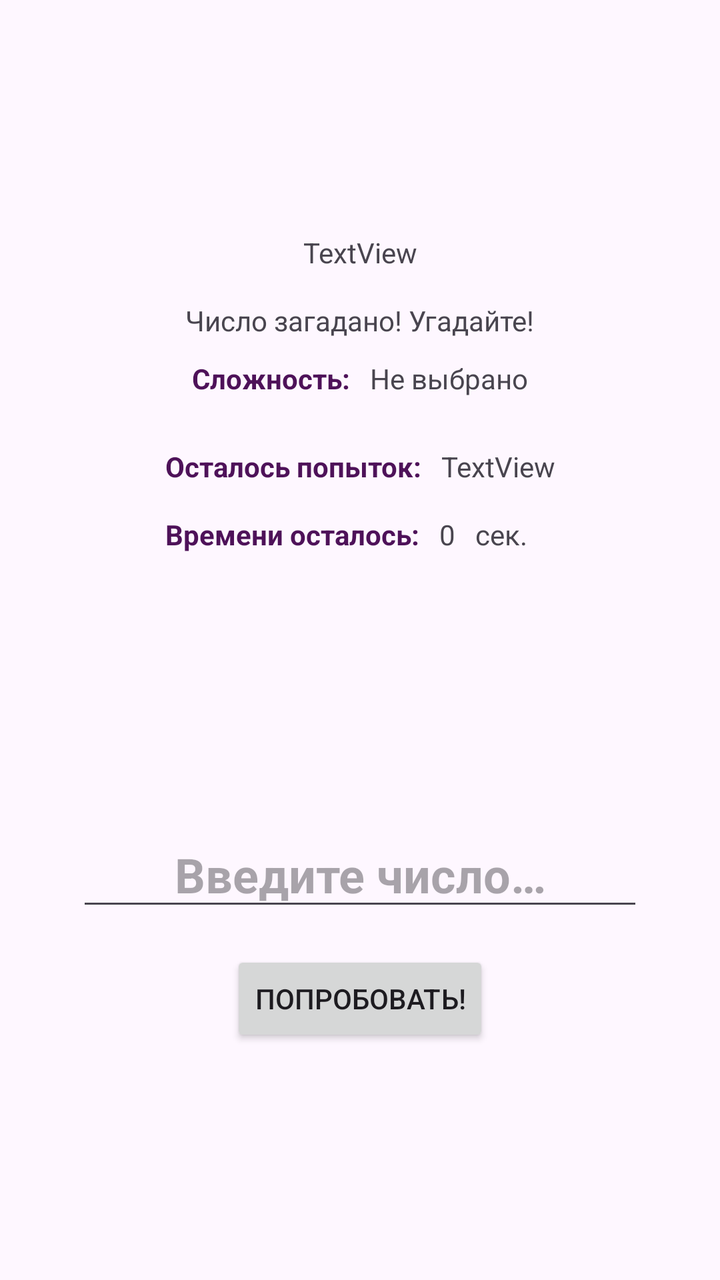
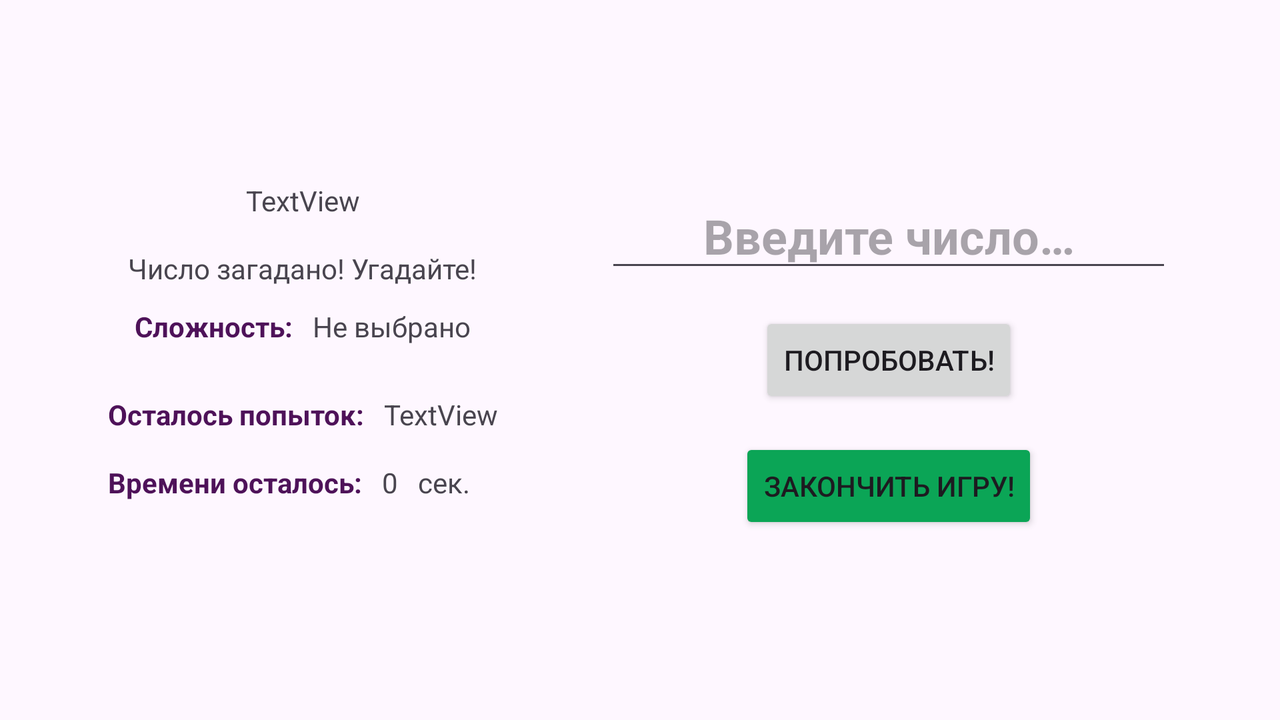

The same Android screen from two of the app's own layout files: first res/layout/ as a phone draws it, then the author's variant for another configuration, drawn on a device whose configuration selects that folder. Both files follow.
<!-- AndroidManifest.xml: application theme Theme.GuessTheNumber -->
<!-- res/layout/activity_play_game.xml -->
<?xml version="1.0" encoding="utf-8"?>
<androidx.constraintlayout.widget.ConstraintLayout xmlns:android="http://schemas.android.com/apk/res/android"
    xmlns:app="http://schemas.android.com/apk/res-auto"
    xmlns:tools="http://schemas.android.com/tools"
    android:layout_width="match_parent"
    android:layout_height="match_parent"
    tools:context=".PlayGame">

    <Button
        android:id="@+id/btnRandom"
        android:layout_width="wrap_content"
        android:layout_height="wrap_content"
        android:onClick="thinkNumber"
        android:text="@string/btnRandom"
        android:visibility="gone"
        app:layout_constraintBottom_toBottomOf="parent"
        app:layout_constraintEnd_toEndOf="parent"
        app:layout_constraintStart_toStartOf="parent"
        tools:visibility="gone" />

    <LinearLayout
        android:id="@+id/lin_input"
        android:layout_width="wrap_content"
        android:layout_height="wrap_content"
        android:gravity="center_horizontal"
        android:orientation="vertical"
        app:layout_constraintBottom_toBottomOf="parent"
        app:layout_constraintEnd_toEndOf="parent"
        app:layout_constraintHorizontal_bias="0.5"
        app:layout_constraintStart_toStartOf="parent"
        app:layout_constraintTop_toBottomOf="@+id/lin_info"
        app:layout_constraintVertical_bias="0.5">

        <EditText
            android:id="@+id/etNumber"
            android:layout_width="wrap_content"
            android:layout_height="48dp"
            android:ems="10"
            android:hint="@string/etHint"
            android:inputType="text"
            android:textAlignment="center"
            android:textSize="24sp"
            android:textStyle="bold" />

        <Button
            android:id="@+id/buttonGuess"
            android:layout_width="wrap_content"
            android:layout_height="wrap_content"
            android:layout_marginTop="15dp"
            android:onClick="tryGuess"
            android:text="@string/btnGuess" />

        <Button
            android:id="@+id/buttonEnd"
            android:layout_width="wrap_content"
            android:layout_height="wrap_content"
            android:layout_marginTop="15dp"
            android:backgroundTint="#9C27B0"
            android:onClick="endTheGame"
            android:text="@string/btnEnd"
            android:visibility="gone"
            tools:visibility="gone" />
    </LinearLayout>

    <LinearLayout
        android:id="@+id/lin_info"
        android:layout_width="wrap_content"
        android:layout_height="wrap_content"
        android:gravity="center_horizontal"
        android:orientation="vertical"
        app:layout_constraintBottom_toTopOf="@+id/lin_input"
        app:layout_constraintEnd_toEndOf="parent"
        app:layout_constraintHorizontal_bias="0.5"
        app:layout_constraintStart_toStartOf="parent"
        app:layout_constraintTop_toTopOf="parent"
        app:layout_constraintVertical_bias="0.5">

        <TextView
            android:id="@+id/welcomeText"
            android:layout_width="match_parent"
            android:layout_height="wrap_content"
            android:layout_marginBottom="15dp"
            android:text="TextView"
            android:textAlignment="center" />

        <TextView
            android:id="@+id/textStatus"
            android:layout_width="wrap_content"
            android:layout_height="wrap_content"
            android:text="@string/guessIt" />

        <LinearLayout
            android:id="@+id/lin_diff"
            android:layout_width="match_parent"
            android:layout_height="wrap_content"
            android:layout_marginTop="10dp"
            android:layout_marginBottom="10dp"
            android:gravity="center_horizontal"
            android:orientation="horizontal">

            <TextView
                android:id="@+id/tvDiffText"
                style="@style/title"
                android:layout_width="wrap_content"
                android:layout_height="wrap_content"
                android:text="@string/difficulty"
                android:textStyle="bold" />

            <TextView
                android:id="@+id/tvDiffValue"
                android:layout_width="wrap_content"
                android:layout_height="wrap_content"
                android:layout_marginLeft="10dp"
                android:text="@string/diff_none" />
        </LinearLayout>

        <LinearLayout
            android:id="@+id/lin_attemptsRemain"
            android:layout_width="wrap_content"
            android:layout_height="wrap_content"
            android:layout_marginTop="15dp"
            android:gravity="center_horizontal"
            android:orientation="horizontal"
            tools:visibility="gone">

            <TextView
                android:id="@+id/attemptsRemainText"
                style="@style/title"
                android:layout_width="wrap_content"
                android:layout_height="wrap_content"
                android:text="@string/attemptsRemain"
                android:textStyle="bold" />

            <TextView
                android:id="@+id/attemptsRemainValue"
                android:layout_width="wrap_content"
                android:layout_height="wrap_content"
                android:layout_marginLeft="10dp"
                android:text="TextView" />
        </LinearLayout>

        <LinearLayout
            android:id="@+id/lin_timeRemain"
            android:layout_width="match_parent"
            android:layout_height="match_parent"
            android:layout_marginTop="15dp"
            android:gravity="center_horizontal"
            android:orientation="horizontal"
            tools:visibility="gone">

            <TextView
                android:id="@+id/timeRemainText"
                style="@style/title"
                android:layout_width="wrap_content"
                android:layout_height="wrap_content"
                android:text="@string/timeRemain"
                android:textStyle="bold" />

            <TextView
                android:id="@+id/timeRemainValue"
                android:layout_width="wrap_content"
                android:layout_height="wrap_content"
                android:layout_marginLeft="10dp"
                android:text="0" />

            <TextView
                android:id="@+id/timeRemainValue2"
                android:layout_width="wrap_content"
                android:layout_height="wrap_content"
                android:layout_marginLeft="10dp"
                android:layout_weight="1"
                android:text="сек." />
        </LinearLayout>

        <TextView
            android:id="@+id/tvRandNum"
            android:layout_width="match_parent"
            android:layout_height="wrap_content"
            android:text="TextView"
            android:visibility="invisible" />

    </LinearLayout>

</androidx.constraintlayout.widget.ConstraintLayout>
<!-- resources referenced by this layout -->
<resources>
  <string name="attemptsRemain">Осталось попыток:</string>
  <string name="btnEnd">Закончить игру!</string>
  <string name="btnGuess">Попробовать!</string>
  <string name="btnRandom">Загадать новое число!</string>
  <string name="diff_none">Не выбрано</string>
  <string name="difficulty">Сложность: </string>
  <string name="etHint">Введите число…</string>
  <string name="guessIt">Число загадано! Угадайте!</string>
  <string name="timeRemain">Времени осталось:</string>
  <style name="title" parent="TextAppearance.AppCompat">
          <item name="android:textColor">@color/darker_green</item>
      </style>
  <style name="Theme.GuessTheNumber" parent="Base.Theme.GuessTheNumber" />
  <color name="darker_green">#4E1259</color>
  <style name="Base.Theme.GuessTheNumber" parent="Theme.Material3.DayNight">
          <item name="colorPrimary">@color/green</item>
          <item name="colorPrimaryVariant">@color/darker_green</item>
          <item name="colorOnPrimary">@color/white</item>
          <item name="colorSecondary">@color/green</item>
          <item name="colorSecondaryVariant">@color/darker_green</item>
          <item name="colorOnSecondary">@color/black</item>
          <item name="popupMenuStyle">@style/popupMenu</item>
          <item name="android:contextPopupMenuStyle">@style/contextMenu</item>
          <item name="android:statusBarColor" tools:targetApi="l">?attr/colorPrimaryVariant</item>
      </style>
  <color name="green">#9C27B0</color>
  <color name="white">#E4E4E4</color>
  <color name="black">#000000</color>
  <style name="popupMenu">
          <item name="android:textAppearancePopupMenuHeader">@color/title_color_dark</item>
          <item name="android:popupBackground">@color/context_color_light</item>
      </style>
  <style name="contextMenu">
          <item name="android:textAppearancePopupMenuHeader">@color/title_color_dark</item>
          <item name="android:popupBackground">@color/context_color_light</item>
          <item name="android:itemTextAppearance">@color/black</item>
      </style>
  <color name="title_color_dark">#6A1E77</color>
  <color name="context_color_light">#C8F1DB</color>
</resources>
<!-- res/layout-land/activity_play_game.xml (the author's variant of the layout above) -->
<!-- drawn on the phone turned sideways -->
<?xml version="1.0" encoding="utf-8"?>
<androidx.constraintlayout.widget.ConstraintLayout xmlns:android="http://schemas.android.com/apk/res/android"
    xmlns:app="http://schemas.android.com/apk/res-auto"
    xmlns:tools="http://schemas.android.com/tools"
    android:layout_width="match_parent"
    android:layout_height="match_parent"
    tools:context=".PlayGame">

    <Button
        android:id="@+id/btnRandom"
        android:layout_width="wrap_content"
        android:layout_height="wrap_content"
        android:onClick="thinkNumber"
        android:text="@string/btnRandom"
        android:visibility="gone"
        app:layout_constraintBottom_toBottomOf="parent"
        app:layout_constraintEnd_toEndOf="parent"
        app:layout_constraintStart_toStartOf="parent"
        tools:visibility="gone" />

    <LinearLayout
        android:id="@+id/lin_input"
        android:layout_width="wrap_content"
        android:layout_height="wrap_content"
        android:gravity="center_horizontal"
        android:orientation="vertical"
        app:layout_constraintBottom_toBottomOf="parent"
        app:layout_constraintEnd_toEndOf="parent"
        app:layout_constraintHorizontal_bias="0.5"
        app:layout_constraintStart_toEndOf="@+id/lin_info"
        app:layout_constraintTop_toTopOf="parent"
        app:layout_constraintVertical_bias="0.5">

        <EditText
            android:id="@+id/etNumber"
            android:layout_width="wrap_content"
            android:layout_height="48dp"
            android:ems="10"
            android:hint="@string/etHint"
            android:inputType="text"
            android:textAlignment="center"
            android:textSize="24sp"
            android:textStyle="bold" />

        <Button
            android:id="@+id/buttonGuess"
            android:layout_width="wrap_content"
            android:layout_height="wrap_content"
            android:layout_marginTop="15dp"
            android:onClick="tryGuess"
            android:text="@string/btnGuess" />

        <Button
            android:id="@+id/buttonEnd"
            android:layout_width="wrap_content"
            android:layout_height="wrap_content"
            android:layout_marginTop="15dp"
            android:backgroundTint="#0BA556"
            android:onClick="endTheGame"
            android:text="@string/btnEnd"
            tools:visibility="gone" />
    </LinearLayout>

    <LinearLayout
        android:id="@+id/lin_info"
        android:layout_width="wrap_content"
        android:layout_height="wrap_content"
        android:gravity="center_horizontal"
        android:orientation="vertical"
        app:layout_constraintBottom_toBottomOf="parent"
        app:layout_constraintEnd_toStartOf="@+id/lin_input"
        app:layout_constraintHorizontal_bias="0.5"
        app:layout_constraintStart_toStartOf="parent"
        app:layout_constraintTop_toTopOf="parent"
        app:layout_constraintVertical_bias="0.5">

        <TextView
            android:id="@+id/welcomeText"
            android:layout_width="match_parent"
            android:layout_height="wrap_content"
            android:layout_marginBottom="15dp"
            android:text="TextView"
            android:textAlignment="center" />

        <TextView
            android:id="@+id/textStatus"
            android:layout_width="wrap_content"
            android:layout_height="wrap_content"
            android:text="@string/guessIt" />

        <LinearLayout
            android:id="@+id/lin_diff"
            android:layout_width="match_parent"
            android:layout_height="wrap_content"
            android:layout_marginTop="10dp"
            android:layout_marginBottom="10dp"
            android:gravity="center_horizontal"
            android:orientation="horizontal">

            <TextView
                android:id="@+id/tvDiffText"
                style="@style/title"
                android:layout_width="wrap_content"
                android:layout_height="wrap_content"
                android:text="@string/difficulty"
                android:textStyle="bold" />

            <TextView
                android:id="@+id/tvDiffValue"
                android:layout_width="wrap_content"
                android:layout_height="wrap_content"
                android:layout_marginLeft="10dp"
                android:text="@string/diff_none" />
        </LinearLayout>

        <LinearLayout
            android:id="@+id/lin_attemptsRemain"
            android:layout_width="wrap_content"
            android:layout_height="wrap_content"
            android:layout_marginTop="15dp"
            android:gravity="center_horizontal"
            android:orientation="horizontal"
            tools:visibility="gone">

            <TextView
                android:id="@+id/attemptsRemainText"
                style="@style/title"
                android:layout_width="wrap_content"
                android:layout_height="wrap_content"
                android:text="@string/attemptsRemain"
                android:textStyle="bold" />

            <TextView
                android:id="@+id/attemptsRemainValue"
                android:layout_width="wrap_content"
                android:layout_height="wrap_content"
                android:layout_marginLeft="10dp"
                android:text="TextView" />
        </LinearLayout>

        <LinearLayout
            android:id="@+id/lin_timeRemain"
            android:layout_width="match_parent"
            android:layout_height="match_parent"
            android:layout_marginTop="15dp"
            android:gravity="center_horizontal"
            android:orientation="horizontal"
            tools:visibility="gone">

            <TextView
                android:id="@+id/timeRemainText"
                style="@style/title"
                android:layout_width="wrap_content"
                android:layout_height="wrap_content"
                android:text="@string/timeRemain"
                android:textStyle="bold" />

            <TextView
                android:id="@+id/timeRemainValue"
                android:layout_width="wrap_content"
                android:layout_height="wrap_content"
                android:layout_marginLeft="10dp"
                android:text="0" />

            <TextView
                android:id="@+id/timeRemainValue2"
                android:layout_width="wrap_content"
                android:layout_height="wrap_content"
                android:layout_marginLeft="10dp"
                android:layout_weight="1"
                android:text="сек." />
        </LinearLayout>

        <TextView
            android:id="@+id/tvRandNum"
            android:layout_width="match_parent"
            android:layout_height="wrap_content"
            android:text="TextView"
            android:visibility="invisible" />

    </LinearLayout>

</androidx.constraintlayout.widget.ConstraintLayout>
